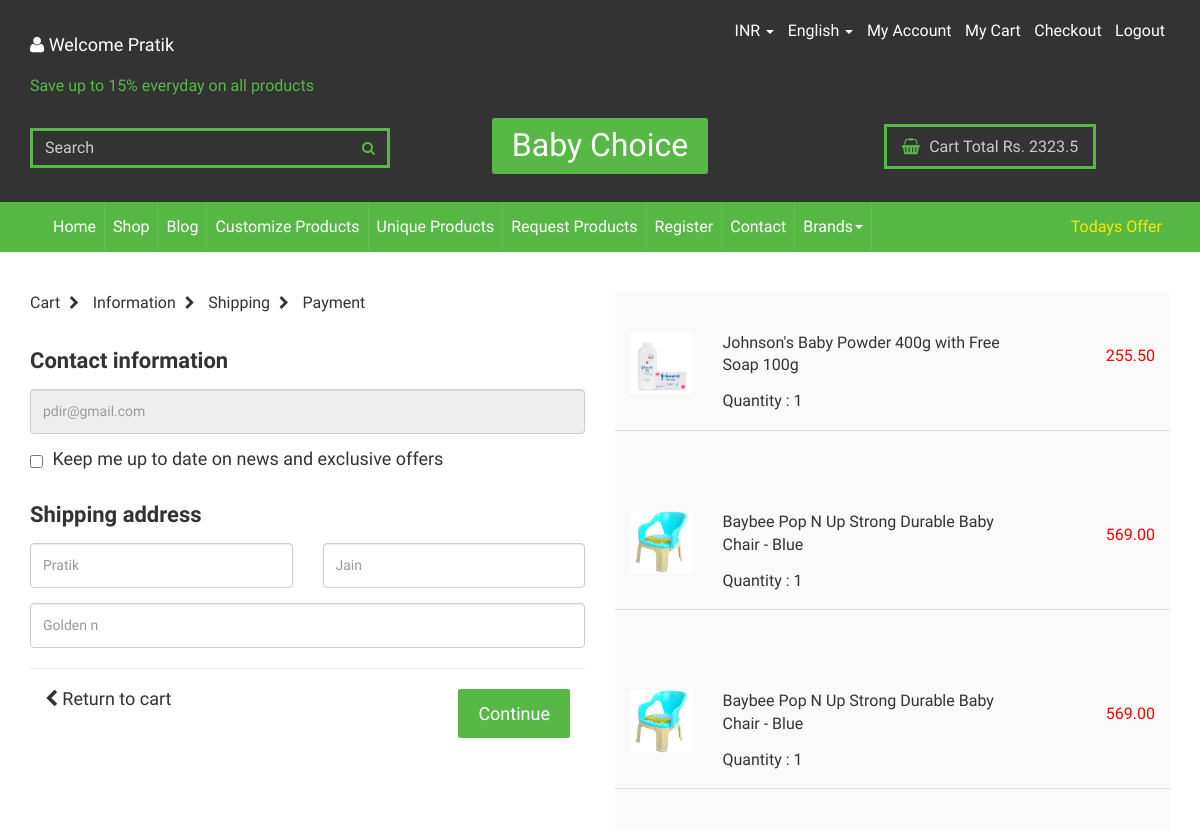
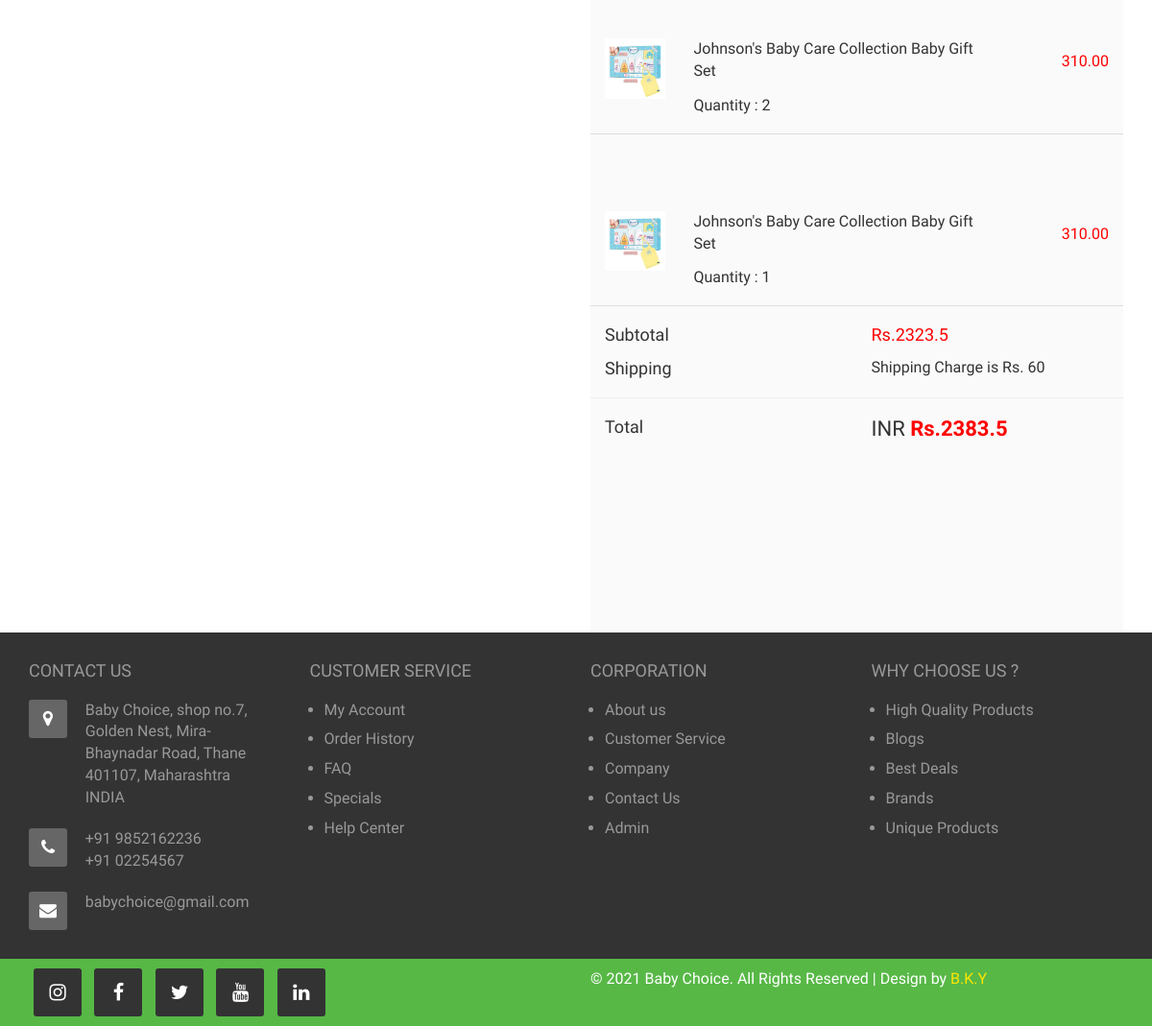
The page /checkout.php (signed in) on the database as committed earlier (2 pictures, top to bottom).
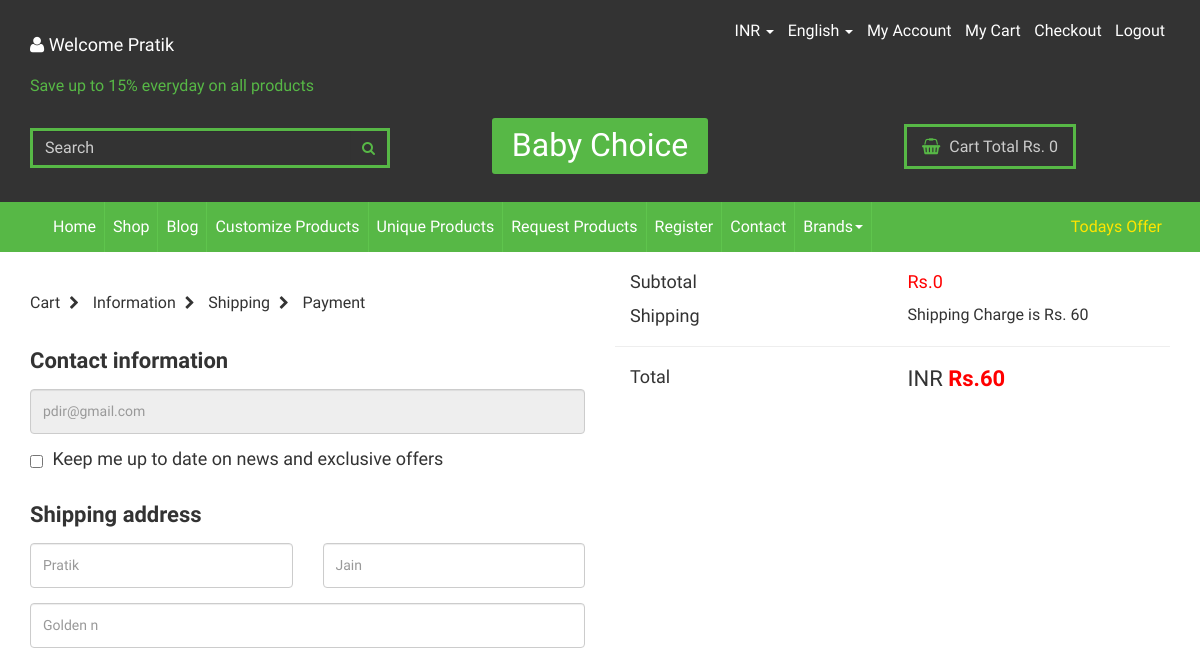
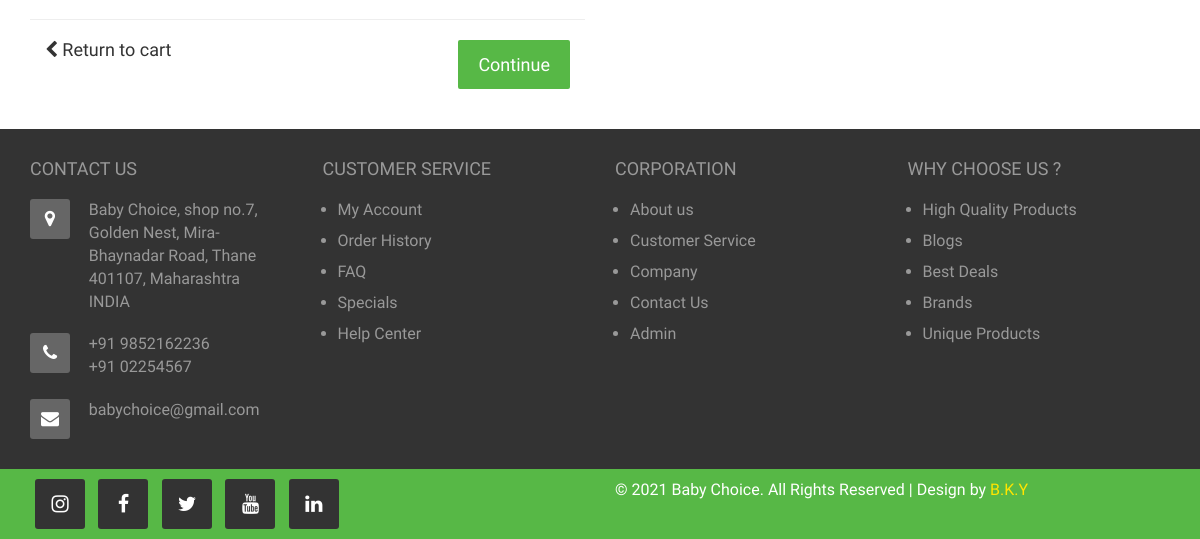
The same page on the database as committed later (2 pictures, top to bottom).
### tables this page shows
CREATE TABLE `user` (
  `user_id` int(11) NOT NULL,
  `fname` varchar(20) NOT NULL,
  `lname` varchar(20) NOT NULL,
  `email` varchar(50) NOT NULL,
  `mobile` varchar(10) NOT NULL,
  `password` varchar(100) NOT NULL,
  `address` text NOT NULL,
  `timestamp` datetime NOT NULL DEFAULT current_timestamp()
);

CREATE TABLE `cart` (
  `cart_p_id` int(100) NOT NULL,
  `p_id` int(100) NOT NULL,
  `user_id` int(100) NOT NULL,
  `p_quantity` int(2) NOT NULL DEFAULT 1,
  `timestamp` datetime NOT NULL DEFAULT current_timestamp()
);

CREATE TABLE `products` (
  `p_id` int(100) NOT NULL,
  `p_name` varchar(100) NOT NULL,
  `p_description` text NOT NULL,
  `p_price` varchar(100) NOT NULL,
  `p_image` varchar(100) NOT NULL,
  `p_category` int(100) NOT NULL,
  `timstamp` datetime NOT NULL DEFAULT current_timestamp(),
  `p_discountprice` varchar(100) NOT NULL,
  `p_subcategory` int(100) NOT NULL,
  `p_tittle` varchar(100) NOT NULL,
  `p_quantity` int(11) NOT NULL
);

### checkout.php (the view, shortened to what the changed rows need)
<?php
include 'header.php';
?>
<!DOCTYPE html>
<html lang="en">
<head>
  <link href="css/bootstrap.min.css" rel="stylesheet">
  <link href="css/global.css" rel="stylesheet">
  <link href="css/checkout.css" rel="stylesheet">
  <link rel="stylesheet" type="text/css" href="css/font-awesome.min.css" />
</head>
<body>
  <section id="center" class="clearfix checkout">
    <div class="container">
      <div class="row">
        <div class="checkout_1 clearfix">
          <div class="col-sm-6">
            <div class="check_lm clearfix">
              <br>
              <?php
						if (isset($_SESSION['loggedin']) && $_SESSION['loggedin'] == true) {
							$user_id = $_SESSION['userid'];
							$sql1 = "SELECT * FROM `user` WHERE `user_id` = $user_id";
							$result1 = mysqli_query($conn, $sql1);
							while ($row = mysqli_fetch_assoc($result1)) {
								$email = $row['email'];
								$fname = $row['fname'];
								$lname = $row['lname'];
                $address = $row['address'];
								echo '
              <div class="check_lm3 clearfix">
                <input class="form-control" placeholder="'.$email.'" type="text" readonly>
                <h5 class="normal"><input class="check_1" type="checkbox"> <span>Keep me up to date on news and
                    exclusive offers</span></h5><br>
                <h4>Shipping address</h4>
              </div>
              <div class="check_lm4 clearfix">
                <div class="col-sm-6 space_left">
                  <input class="form-control" placeholder="'.$fname.'" type="text">
                </div>
                <div class="col-sm-6 space_right">
                  <input class="form-control" placeholder="'.$lname.'" type="text">
                </div>
              </div>
              <div class="check_lm4 clearfix">
                <input class="form-control" placeholder="'.$address.'" type="text">
              </div>
              ';
              }
              }
              ?>
            </div>
          </div>
          <div class="col-sm-6">
            <?php
						if (isset($_SESSION['loggedin']) && $_SESSION['loggedin'] == true) {
							$user_id = $_SESSION['userid'];
							$sql1 = "SELECT * FROM `cart` WHERE `user_id` = $user_id";
							$result1 = mysqli_query($conn, $sql1);
							while ($row = mysqli_fetch_assoc($result1)) {
								$cartquantity = $row['p_quantity'];
								$pid = $row['p_id'];
								$sql2 = "SELECT * FROM `products` WHERE `p_id` = $pid";
								$result2 = mysqli_query($conn, $sql2);
								$product = mysqli_fetch_assoc($result2);
								$product_name = $product['p_name'];
								$product_discountprice = $product['p_discountprice'];
								$product_image = $product['p_image'];
								echo '<div class="check_rm clearfix">
								<div class="checkout_1r mgt clearfix">
									<div class="checkout_1l2 mgt clearfix">
										<div class="col-sm-2">
											<img src="img/' . $product_image . '" alt="abc" class="iw">
										</div>
										<div class="col-sm-7">
											<p class="mgt">' . $product_name . '</p>
											<h6>Quantity : ' . $cartquantity . '</h6>
										</div>
										<div class="col-sm-3">
											<h6 class="text-right col_3">' . $product_discountprice . '</h6>
										</div>
									</div>
								</div>';
							}
						}
						?>
            <div class="checkout_1r1 clearfix">
              <br>
              <div class="checkout_1r1i clearfix">
                <div class="col-sm-6">
                  <h5 class="mgt col_3">Rs.<?php echo $_SESSION['cartBill'] ?></h5>
                  <h6>Shipping Charge is Rs. 60</h6>
                </div>
              </div>
            </div>
            <div class="checkout_1r1 clearfix">
              <div class="checkout_1r1i clearfix">
                <div class="col-sm-6">
                  <h4 class="mgt"><span class="normal">INR</span> <span
                      class="col_3">Rs.<?php echo $_SESSION['cartBill'] + 60 ?></span></h4>
                </div>
              </div>
            </div>
          </div>
        </div>
      </div>
    </div>
    </div>
  </section>
</body>
</html>
<?php
include 'footer.php';
?>

### header.php (shortened to what the changed rows need)
<section id="top">
<div class="top_m clearfix">
 <div class="container">
  <div class="row">
	<div class="col-sm-4">
	 <div class="top_2r text-center clearfix">
	 <?php
	 	if(isset($_SESSION['loggedin']) && $_SESSION['loggedin'] == true){
			 echo '<h6 class="mgt"><a href="#"><i class="fa fa-shopping-basket"></i> Cart Total Rs. '. $_SESSION['cartBill'] .' </a></h6>';
		 }
		 else{
			 echo '<h6 class="mgt"><a href="#"><i class="fa fa-shopping-basket"></i> No items, please login / Rs. 0 </a></h6>';
		 }
	 ?>
	 </div>
	</div>
   </div>
  </div>
 </div>
</section>

Rows that differ between the two databases and show on the page:
removed cart: p.p_image (picture), p.p_name "Johnson's Baby Powder 400g with Free Soap 100g", p_quantity "1", p.p_discountprice "255.50"
removed cart: p.p_image (picture), p.p_name "Baybee Pop N Up Strong Durable Baby Chair - Blue", p_quantity "1", p.p_discountprice "569.00"
removed cart: p.p_image (picture), p.p_name "Baybee Pop N Up Strong Durable Baby Chair - Blue", p_quantity "1", p.p_discountprice "569.00"
removed cart: p.p_image (picture), p.p_name "Johnson's Baby Care Collection Baby Gift Set", p_quantity "2", p.p_discountprice "310.00"
removed cart: p.p_image (picture), p.p_name "Johnson's Baby Care Collection Baby Gift Set", p_quantity "1", p.p_discountprice "310.00"
Other text that changed with them:
$_SESSION['cartBill']: "2323.5" → "0"
$_SESSION['cartBill'] + 60: "2383.5" → "60"
